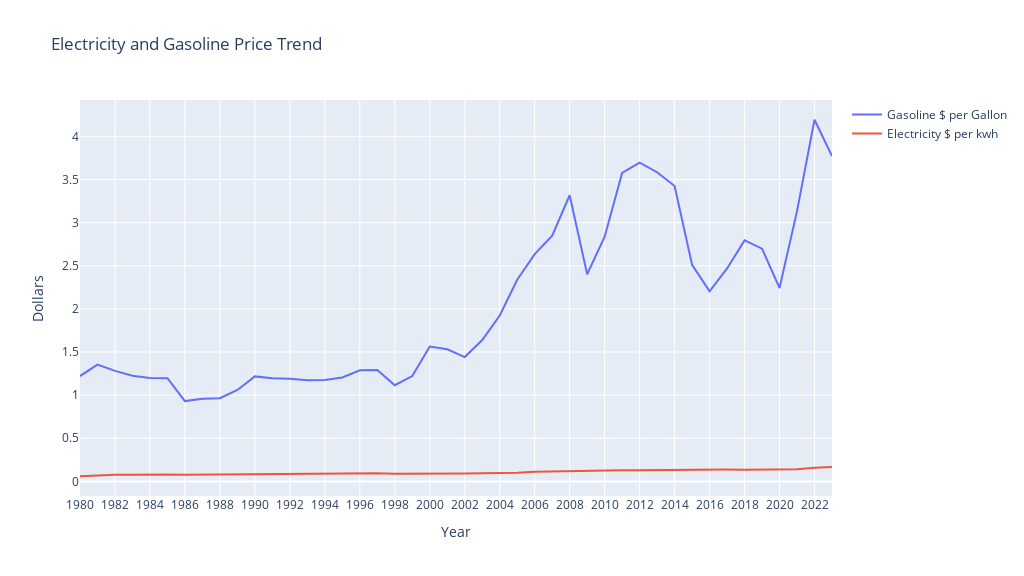

Write notebook code for a chart like this one.
### Markdown cell above
### Utilities and Transportation Price Trend

### Code cell
energy_plot = go.Figure()

# Adding Gasoline Dataframe
energy_plot.add_trace(go.Scatter(x=gasoline_df.index, y=gasoline_df['Average Gasoline Price'], mode='lines', name='Gasoline $ per Gallon'))
# Adding electricity Dataframe
energy_plot.add_trace(go.Scatter(x=electricity_df.index, y=electricity_df['Average Electricity Price'], mode='lines', name='Electricity $ per kwh'))

energy_plot.update_layout(width=1024, height = 576, title='Electricity and Gasoline Price Trend', xaxis_title='Year', yaxis_title='Dollars')
energy_plot.update_xaxes(dtick=2, tickmode='linear')
energy_plot.update_yaxes(dtick=0.5, tickmode='linear')

energy_plot.show()

### Figure 1 — Plotly figure (JSON) as saved in the notebook; plotly's stock layout.template omitted (floating-point values rounded to 4 significant figures)
{"data": [{"mode": "lines", "name": "Gasoline $ per Gallon", "type": "scatter", "x": [1980, 1981, 1982, 1983, 1984, 1985, 1986, 1987, 1988, 1989, 1990, 1991, 1992, 1993, 1994, 1995, 1996, 1997, 1998, 1999, 2000, 2001, 2002, 2003, 2004, 2005, 2006, 2007, 2008, 2009, 2010, 2011, 2012, 2013, 2014, 2015, 2016, 2017, 2018, 2019, 2020, 2021, 2022, 2023], "y": [1.221, 1.353, 1.281, 1.225, 1.198, 1.196, 0.931, 0.957, 0.964, 1.06, 1.217, 1.196, 1.19, 1.173, 1.174, 1.205, 1.288, 1.291, 1.115, 1.221, 1.563, 1.531, 1.441, 1.638, 1.923, 2.338, 2.635, 2.849, 3.317, 2.401, 2.836, 3.576, 3.695, 3.584, 3.425, 2.51, 2.204, 2.469, 2.794, 2.698, 2.242, 3.133, 4.192, 3.771]}, {"mode": "lines", "name": "Electricity $ per kwh", "type": "scatter", "x": [1980, 1981, 1982, 1983, 1984, 1985, 1986, 1987, 1988, 1989, 1990, 1991, 1992, 1993, 1994, 1995, 1996, 1997, 1998, 1999, 2000, 2001, 2002, 2003, 2004, 2005, 2006, 2007, 2008, 2009, 2010, 2011, 2012, 2013, 2014, 2015, 2016, 2017, 2018, 2019, 2020, 2021, 2022, 2023], "y": [0.06, 0.069, 0.076, 0.078, 0.082, 0.081, 0.077, 0.079, 0.08, 0.082, 0.084, 0.087, 0.088, 0.092, 0.092, 0.094, 0.094, 0.094, 0.087, 0.086, 0.087, 0.092, 0.091, 0.093, 0.094, 0.1, 0.112, 0.117, 0.123, 0.127, 0.128, 0.13, 0.13, 0.132, 0.137, 0.138, 0.135, 0.138, 0.136, 0.136, 0.135, 0.141, 0.158, 0.168]}], "layout": {"height": 576, "title": {"text": "Electricity and Gasoline Price Trend"}, "width": 1024, "xaxis": {"autorange": true, "dtick": 2, "range": [1980, 2023], "tickmode": "linear", "title": {"text": "Year"}, "type": "linear"}, "yaxis": {"autorange": true, "dtick": 0.5, "range": [-0.1696, 4.422], "tickmode": "linear", "title": {"text": "Dollars"}, "type": "linear"}}}
